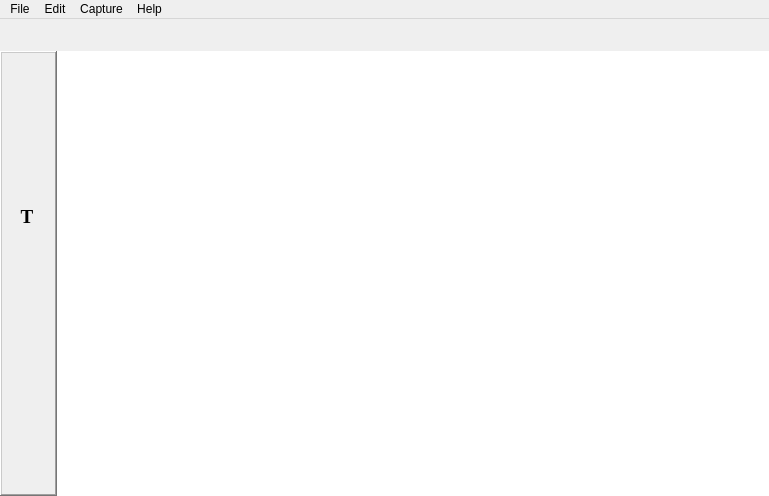
<?xml version="1.0" encoding="UTF-8"?>
<ui version="4.0">
 <author>Sai Kumar Manakan</author>
 <class>Interface</class>
 <widget class="QMainWindow" name="Interface">
  <property name="geometry">
   <rect>
    <x>0</x>
    <y>0</y>
    <width>769</width>
    <height>496</height>
   </rect>
  </property>
  <property name="cursor">
   <cursorShape>ArrowCursor</cursorShape>
  </property>
  <property name="windowTitle">
   <string>PixShot</string>
  </property>
  <property name="windowIcon">
   <iconset resource="../Resources/resources.qrc">
    <normaloff>:/images/images/systray-small.png</normaloff>:/images/images/systray-small.png</iconset>
  </property>
  <widget class="QWidget" name="centralwidget">
   <layout class="QHBoxLayout" name="horizontalLayout_2">
    <property name="spacing">
     <number>0</number>
    </property>
    <property name="leftMargin">
     <number>0</number>
    </property>
    <property name="topMargin">
     <number>0</number>
    </property>
    <property name="rightMargin">
     <number>0</number>
    </property>
    <property name="bottomMargin">
     <number>0</number>
    </property>
    <item>
     <layout class="QVBoxLayout" name="verticalLayout">
      <property name="spacing">
       <number>0</number>
      </property>
      <item>
       <widget class="QWidget" name="tabArea" native="true">
        <property name="minimumSize">
         <size>
          <width>0</width>
          <height>32</height>
         </size>
        </property>
        <property name="maximumSize">
         <size>
          <width>16777215</width>
          <height>32</height>
         </size>
        </property>
       </widget>
      </item>
      <item>
       <layout class="QHBoxLayout" name="horizontalLayout">
        <property name="spacing">
         <number>0</number>
        </property>
        <item>
         <widget class="QFrame" name="toolFrame">
          <property name="minimumSize">
           <size>
            <width>57</width>
            <height>0</height>
           </size>
          </property>
          <property name="maximumSize">
           <size>
            <width>57</width>
            <height>16777215</height>
           </size>
          </property>
          <property name="frameShape">
           <enum>QFrame::WinPanel</enum>
          </property>
          <property name="frameShadow">
           <enum>QFrame::Raised</enum>
          </property>
          <widget class="QToolButton" name="pb_Rectangle">
           <property name="geometry">
            <rect>
             <x>2</x>
             <y>45</y>
             <width>50</width>
             <height>30</height>
            </rect>
           </property>
           <property name="toolTip">
            <string>Draw Rectangles</string>
           </property>
           <property name="text">
            <string/>
           </property>
           <property name="icon">
            <iconset resource="../Resources/resources.qrc">
             <normaloff>:/images/images/rectangle.png</normaloff>:/images/images/rectangle.png</iconset>
           </property>
           <property name="iconSize">
            <size>
             <width>36</width>
             <height>22</height>
            </size>
           </property>
           <property name="checkable">
            <bool>true</bool>
           </property>
           <property name="checked">
            <bool>false</bool>
           </property>
           <property name="autoRaise">
            <bool>true</bool>
           </property>
          </widget>
          <widget class="QToolButton" name="pb_Arrow">
           <property name="geometry">
            <rect>
             <x>2</x>
             <y>116</y>
             <width>50</width>
             <height>30</height>
            </rect>
           </property>
           <property name="toolTip">
            <string>Draw Arrow</string>
           </property>
           <property name="text">
            <string/>
           </property>
           <property name="icon">
            <iconset resource="../Resources/resources.qrc">
             <normaloff>:/images/images/arrow.png</normaloff>:/images/images/arrow.png</iconset>
           </property>
           <property name="iconSize">
            <size>
             <width>31</width>
             <height>17</height>
            </size>
           </property>
           <property name="checkable">
            <bool>true</bool>
           </property>
           <property name="autoRaise">
            <bool>true</bool>
           </property>
          </widget>
          <widget class="QToolButton" name="pb_Settings">
           <property name="geometry">
            <rect>
             <x>6</x>
             <y>300</y>
             <width>48</width>
             <height>29</height>
            </rect>
           </property>
           <property name="toolTip">
            <string>Change Item Color and Boder</string>
           </property>
           <property name="text">
            <string/>
           </property>
           <property name="icon">
            <iconset resource="../Resources/resources.qrc">
             <normaloff>:/images/images/settings.png</normaloff>:/images/images/settings.png</iconset>
           </property>
           <property name="iconSize">
            <size>
             <width>22</width>
             <height>22</height>
            </size>
           </property>
           <property name="popupMode">
            <enum>QToolButton::InstantPopup</enum>
           </property>
           <property name="toolButtonStyle">
            <enum>Qt::ToolButtonIconOnly</enum>
           </property>
           <property name="autoRaise">
            <bool>true</bool>
           </property>
          </widget>
          <widget class="QToolButton" name="pb_Circle">
           <property name="geometry">
            <rect>
             <x>2</x>
             <y>80</y>
             <width>50</width>
             <height>30</height>
            </rect>
           </property>
           <property name="toolTip">
            <string>Draw Circles</string>
           </property>
           <property name="autoFillBackground">
            <bool>false</bool>
           </property>
           <property name="text">
            <string/>
           </property>
           <property name="icon">
            <iconset resource="../Resources/resources.qrc">
             <normaloff>:/images/images/ellipse.png</normaloff>:/images/images/ellipse.png</iconset>
           </property>
           <property name="iconSize">
            <size>
             <width>30</width>
             <height>26</height>
            </size>
           </property>
           <property name="checkable">
            <bool>true</bool>
           </property>
           <property name="autoRaise">
            <bool>true</bool>
           </property>
          </widget>
          <widget class="QToolButton" name="pb_clear">
           <property name="geometry">
            <rect>
             <x>6</x>
             <y>262</y>
             <width>41</width>
             <height>31</height>
            </rect>
           </property>
           <property name="toolTip">
            <string>Clear Items</string>
           </property>
           <property name="text">
            <string/>
           </property>
           <property name="icon">
            <iconset resource="../Resources/resources.qrc">
             <normaloff>:/images/images/clear.png</normaloff>:/images/images/clear.png</iconset>
           </property>
           <property name="iconSize">
            <size>
             <width>22</width>
             <height>22</height>
            </size>
           </property>
           <property name="autoRaise">
            <bool>true</bool>
           </property>
           <property name="arrowType">
            <enum>Qt::NoArrow</enum>
           </property>
          </widget>
          <widget class="QToolButton" name="pb_text">
           <property name="geometry">
            <rect>
             <x>2</x>
             <y>150</y>
             <width>50</width>
             <height>31</height>
            </rect>
           </property>
           <property name="font">
            <font>
             <family>Times New Roman</family>
             <pointsize>14</pointsize>
             <weight>75</weight>
             <bold>true</bold>
            </font>
           </property>
           <property name="toolTip">
            <string>Write Text</string>
           </property>
           <property name="text">
            <string>T</string>
           </property>
           <property name="checkable">
            <bool>true</bool>
           </property>
           <property name="autoRaise">
            <bool>true</bool>
           </property>
          </widget>
          <widget class="QToolButton" name="pb_crop">
           <property name="geometry">
            <rect>
             <x>2</x>
             <y>185</y>
             <width>50</width>
             <height>31</height>
            </rect>
           </property>
           <property name="font">
            <font>
             <family>Times New Roman</family>
             <pointsize>14</pointsize>
             <weight>75</weight>
             <bold>true</bold>
            </font>
           </property>
           <property name="toolTip">
            <string>Crop</string>
           </property>
           <property name="text">
            <string/>
           </property>
           <property name="icon">
            <iconset resource="../Resources/resources.qrc">
             <normaloff>:/images/images/crop.png</normaloff>:/images/images/crop.png</iconset>
           </property>
           <property name="checkable">
            <bool>true</bool>
           </property>
           <property name="autoRaise">
            <bool>true</bool>
           </property>
          </widget>
          <widget class="QToolButton" name="pb_highligter">
           <property name="geometry">
            <rect>
             <x>2</x>
             <y>220</y>
             <width>49</width>
             <height>31</height>
            </rect>
           </property>
           <property name="font">
            <font>
             <family>Times New Roman</family>
             <pointsize>14</pointsize>
             <weight>75</weight>
             <bold>true</bold>
            </font>
           </property>
           <property name="toolTip">
            <string>Highlight</string>
           </property>
           <property name="text">
            <string/>
           </property>
           <property name="icon">
            <iconset resource="../Resources/resources.qrc">
             <normaloff>:/images/images/highlighter.png</normaloff>:/images/images/highlighter.png</iconset>
           </property>
           <property name="checkable">
            <bool>true</bool>
           </property>
           <property name="autoRaise">
            <bool>true</bool>
           </property>
          </widget>
          <widget class="QToolButton" name="pb_Pointer">
           <property name="geometry">
            <rect>
             <x>2</x>
             <y>11</y>
             <width>51</width>
             <height>30</height>
            </rect>
           </property>
           <property name="toolTip">
            <string> Move Items</string>
           </property>
           <property name="text">
            <string/>
           </property>
           <property name="icon">
            <iconset resource="../Resources/resources.qrc">
             <normaloff>:/images/images/pointer.png</normaloff>:/images/images/pointer.png</iconset>
           </property>
           <property name="iconSize">
            <size>
             <width>36</width>
             <height>22</height>
            </size>
           </property>
           <property name="checkable">
            <bool>true</bool>
           </property>
           <property name="checked">
            <bool>false</bool>
           </property>
           <property name="autoRaise">
            <bool>true</bool>
           </property>
          </widget>
         </widget>
        </item>
        <item>
         <widget class="QGraphicsView" name="graphicsView">
          <property name="contextMenuPolicy">
           <enum>Qt::NoContextMenu</enum>
          </property>
          <property name="acceptDrops">
           <bool>false</bool>
          </property>
          <property name="autoFillBackground">
           <bool>false</bool>
          </property>
          <property name="frameShape">
           <enum>QFrame::NoFrame</enum>
          </property>
          <property name="frameShadow">
           <enum>QFrame::Plain</enum>
          </property>
          <property name="renderHints">
           <set>QPainter::Antialiasing|QPainter::TextAntialiasing</set>
          </property>
         </widget>
        </item>
       </layout>
      </item>
     </layout>
    </item>
   </layout>
  </widget>
  <widget class="QMenuBar" name="menubar">
   <property name="geometry">
    <rect>
     <x>0</x>
     <y>0</y>
     <width>769</width>
     <height>21</height>
    </rect>
   </property>
   <widget class="QMenu" name="menuFile">
    <property name="title">
     <string>File</string>
    </property>
    <addaction name="actionNew"/>
    <addaction name="separator"/>
    <addaction name="actionOpen"/>
    <addaction name="actionSave"/>
    <addaction name="actionPrint"/>
    <addaction name="separator"/>
    <addaction name="actionExit"/>
   </widget>
   <widget class="QMenu" name="menuEdit">
    <property name="title">
     <string>Edit</string>
    </property>
    <addaction name="actionCopy"/>
    <addaction name="actionPaste"/>
    <addaction name="separator"/>
    <addaction name="actionPreferences"/>
   </widget>
   <widget class="QMenu" name="menuAbout">
    <property name="title">
     <string>Help</string>
    </property>
    <addaction name="actionAbout"/>
    <addaction name="actionAbout_Qt"/>
    <addaction name="separator"/>
    <addaction name="actionCheck_for_Updates"/>
    <addaction name="actionPixShot_Homepage"/>
   </widget>
   <widget class="QMenu" name="menuCapture">
    <property name="title">
     <string>Capture</string>
    </property>
    <addaction name="actionScreenCapture"/>
    <addaction name="actionRegionCapture"/>
   </widget>
   <addaction name="menuFile"/>
   <addaction name="menuEdit"/>
   <addaction name="menuCapture"/>
   <addaction name="menuAbout"/>
  </widget>
  <action name="actionOpen">
   <property name="icon">
    <iconset resource="../Resources/resources.qrc">
     <normaloff>:/images/images/open.png</normaloff>:/images/images/open.png</iconset>
   </property>
   <property name="text">
    <string>Open</string>
   </property>
   <property name="shortcut">
    <string>Ctrl+O</string>
   </property>
  </action>
  <action name="actionExit">
   <property name="icon">
    <iconset resource="../Resources/resources.qrc">
     <normaloff>:/images/images/close.png</normaloff>:/images/images/close.png</iconset>
   </property>
   <property name="text">
    <string>Exit</string>
   </property>
   <property name="shortcut">
    <string notr="true">Ctrl+Q</string>
   </property>
  </action>
  <action name="actionCopy">
   <property name="icon">
    <iconset resource="../Resources/resources.qrc">
     <normaloff>:/images/images/copy.png</normaloff>:/images/images/copy.png</iconset>
   </property>
   <property name="text">
    <string>Copy</string>
   </property>
   <property name="shortcut">
    <string>Ctrl+C</string>
   </property>
  </action>
  <action name="actionPaste">
   <property name="enabled">
    <bool>false</bool>
   </property>
   <property name="icon">
    <iconset resource="../Resources/resources.qrc">
     <normaloff>:/images/images/paste.png</normaloff>:/images/images/paste.png</iconset>
   </property>
   <property name="text">
    <string>Paste</string>
   </property>
   <property name="shortcut">
    <string>Ctrl+V</string>
   </property>
  </action>
  <action name="actionSave">
   <property name="icon">
    <iconset resource="../Resources/resources.qrc">
     <normaloff>:/images/images/save.png</normaloff>:/images/images/save.png</iconset>
   </property>
   <property name="text">
    <string>Save</string>
   </property>
   <property name="shortcut">
    <string>Ctrl+S</string>
   </property>
  </action>
  <action name="actionNew">
   <property name="text">
    <string>New</string>
   </property>
   <property name="shortcut">
    <string>Ctrl+N</string>
   </property>
  </action>
  <action name="actionScreenCapture">
   <property name="icon">
    <iconset resource="../Resources/resources.qrc">
     <normaloff>:/images/images/screenCapture.png</normaloff>:/images/images/screenCapture.png</iconset>
   </property>
   <property name="text">
    <string>Screen</string>
   </property>
  </action>
  <action name="actionRegionCapture">
   <property name="icon">
    <iconset resource="../Resources/resources.qrc">
     <normaloff>:/images/images/regionCapture.png</normaloff>:/images/images/regionCapture.png</iconset>
   </property>
   <property name="text">
    <string>Region</string>
   </property>
  </action>
  <action name="actionAbout">
   <property name="text">
    <string>About PixShot</string>
   </property>
  </action>
  <action name="actionPreferences">
   <property name="text">
    <string>Preferences</string>
   </property>
  </action>
  <action name="actionCheck_for_Updates">
   <property name="text">
    <string>Check for Updates</string>
   </property>
  </action>
  <action name="actionPixShot_Homepage">
   <property name="text">
    <string>PixShot Website</string>
   </property>
  </action>
  <action name="actionPrint">
   <property name="text">
    <string>Print</string>
   </property>
   <property name="shortcut">
    <string>Ctrl+P</string>
   </property>
  </action>
  <action name="actionAbout_Qt">
   <property name="text">
    <string>About Qt</string>
   </property>
  </action>
  <action name="actionInsert">
   <property name="text">
    <string>Insert</string>
   </property>
  </action>
  <action name="actionDetails">
   <property name="text">
    <string>Details</string>
   </property>
  </action>
 </widget>
 <resources>
  <include location="../Resources/resources.qrc"/>
 </resources>
 <connections/>
</ui>
